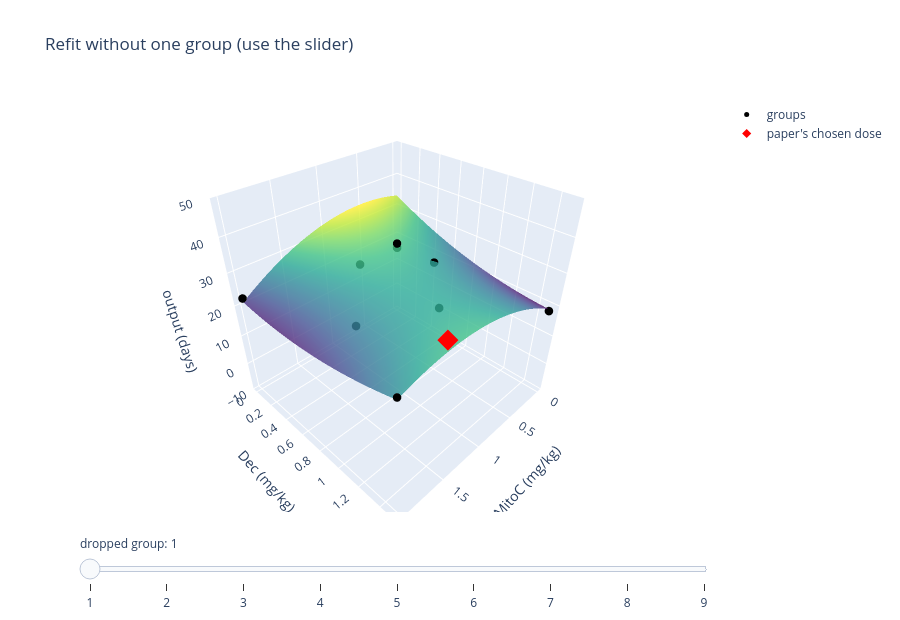

The code cell stored with this chart in its notebook:
### Code cell
fig = go.Figure()
for g, m, d, pred, obs, b in loo:
    fig.add_trace(go.Surface(x=np.linspace(0, 2, 81), y=np.linspace(0, 1.5, 61), z=surface(b).T,
                             colorscale="Viridis", showscale=False, opacity=0.8, visible=g == 1))
fig.add_trace(go.Scatter3d(x=MITO, y=DEC, z=OUT, mode="markers", marker=dict(size=5, color="black"), name="groups"))
fig.add_trace(go.Scatter3d(x=[1.5], y=[1.5], z=[33], mode="markers", marker=dict(size=7, symbol="diamond", color="red"),
                           name="paper's chosen dose"))
steps = [dict(method="update", label=str(g), args=[dict(visible=[j == g - 1 for j in range(9)] + [True, True])])
         for g, *_ in loo]
fig.update_layout(sliders=[dict(active=0, currentvalue=dict(prefix="dropped group: "), steps=steps)],
                  scene=dict(xaxis_title="MitoC (mg/kg)", yaxis_title="Dec (mg/kg)", zaxis_title="output (days)",
                             zaxis=dict(range=[-10, 50])),
                  title="Refit without one group (use the slider)", height=620)
fig
